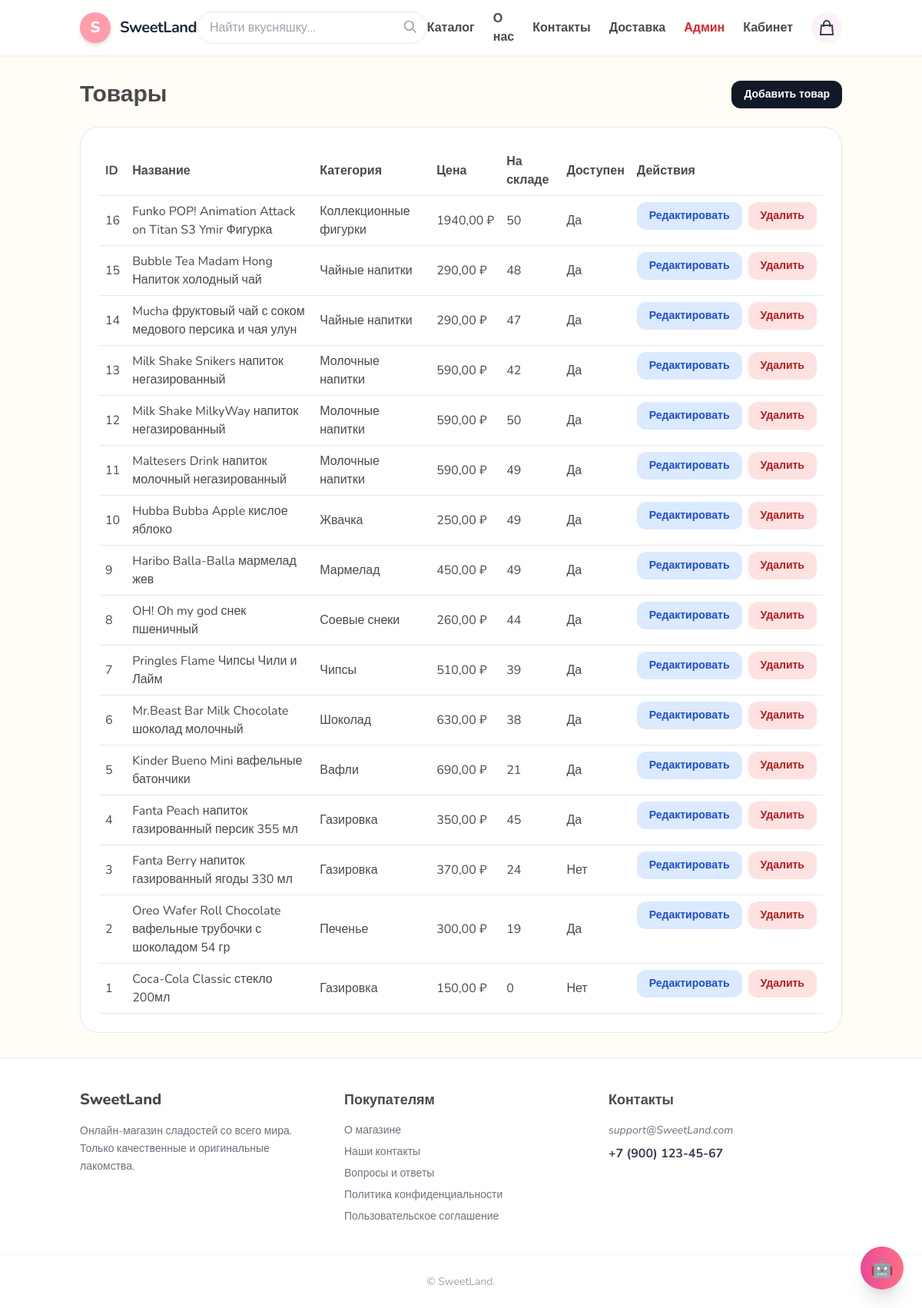
The page /store/admin/products/ (signed in) on the database as committed earlier.
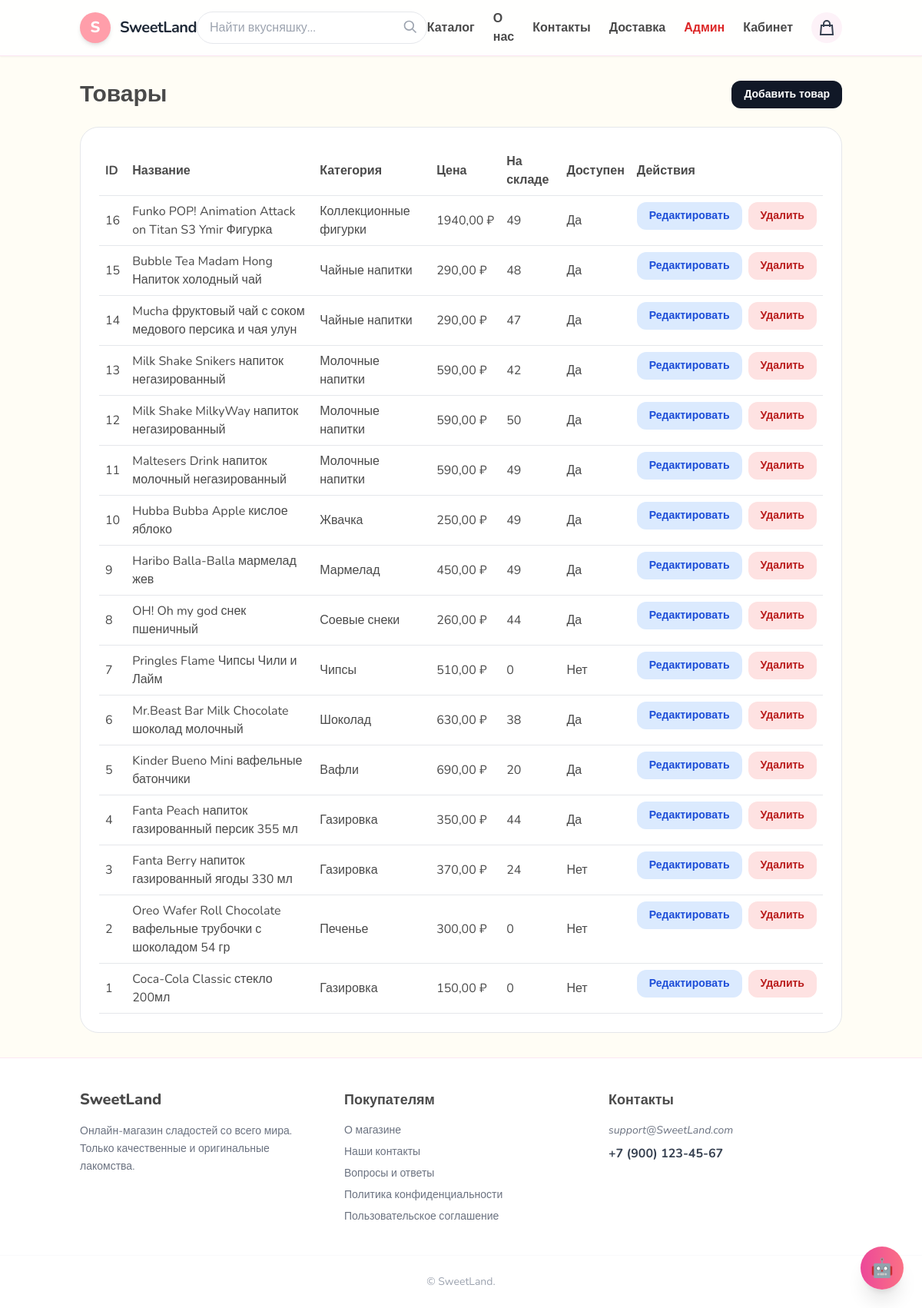
The same page on the database as committed later.
### store/models.py (models this page shows, shortened)
class Product(models.Model):
    name = models.CharField("Название", max_length=255)
    slug = models.SlugField("Slug", max_length=255, unique=True, db_index=True)
    category = models.ForeignKey(
        "SubCategory",
        on_delete=models.CASCADE,
        related_name="products"
    )
    description = models.TextField("Описание", blank=True)
    price = models.DecimalField("Цена", max_digits=10, decimal_places=2)
    stock = models.PositiveIntegerField("Количество на складе", default=0)
    weight = models.PositiveIntegerField("Вес (г)", default=0)
    image = models.ImageField(upload_to="products/", blank=True, null=True)
    available = models.BooleanField("Доступен", default=True)
    created = models.DateTimeField(auto_now_add=True)
    class Meta:
        ordering = ["id"]

class SubCategory(models.Model):
    category = models.ForeignKey(
        Category,
        related_name="subcategories",
        on_delete=models.CASCADE
    )
    name = models.CharField("Название подкатегории", max_length=100)
    slug = models.SlugField(unique=True)
    class Meta:
        verbose_name = "Подкатегория"
        verbose_name_plural = "Подкатегории"

### store/views.py (the view)
# urls.py: path("admin/products/", views.admin_products, name="admin_products"),
@staff_required
def admin_products(request):
    products = Product.objects.all().order_by('-id')
    return render(request, "store/admin/products.html", {"products": products})

### cart/cart.py (called while the page is built)
    def __len__(self):
        return sum(item["quantity"] for item in self.cart.values())

### cart/context_processors.py (called while the page is built)
def cart_counter(request):
    cart = Cart(request)
    return {"cart_counter": len(cart)}

### store/context_processors.py (called while the page is built)
def categories_processor(request):
    return {
        "categories": Category.objects.all()
    }

### store/views.py (called while the page is built)
def staff_required(view_func):
    return user_passes_test(lambda u: u.is_staff, login_url='users:login')(view_func)

### templates/store/admin/products.html
{% extends "base.html" %}
{% block content %}
<div class="max-w-6xl mx-auto space-y-6">
  <div class="flex justify-between items-center">
    <h1 class="text-3xl font-black">Товары</h1>
    <a href="{% url 'store:admin_add_product' %}" class="px-4 py-2 rounded-xl bg-gray-900 text-white font-bold hover:bg-pink-500 transition text-sm">
      Добавить товар
    </a>
  </div>
  <div class="bg-white border rounded-3xl p-6 space-y-4">
    <table class="w-full text-left table-auto">
      <thead>
        <tr class="border-b">
          <th class="p-2">ID</th>
          <th class="p-2">Название</th>
          <th class="p-2">Категория</th>
          <th class="p-2">Цена</th>
          <th class="p-2">На складе</th>
          <th class="p-2">Доступен</th>
          <th class="p-2">Действия</th>
        </tr>
      </thead>
      <tbody>
        {% for product in products %}
        <tr class="border-b">
          <td class="p-2">{{ product.id }}</td>
          <td class="p-2">{{ product.name }}</td>
          <td class="p-2">{{ product.category.name }}</td>
          <td class="p-2">{{ product.price }}&nbsp;₽</td>
          <td class="p-2">{{ product.stock }}</td>
          <td class="p-2">{% if product.available %}Да{% else %}Нет{% endif %}</td>
          <td class="p-2 flex gap-2">
            <a href="{% url 'store:admin_edit_product' product.id %}" class="px-4 py-2 rounded-xl bg-blue-100 text-blue-700 text-sm font-bold hover:bg-blue-200">Редактировать</a>
            <a href="{% url 'store:admin_delete_product' product.id %}" onclick="return confirm('Удалить товар?')" class="px-4 py-2 rounded-xl bg-red-100 text-red-700 text-sm font-bold hover:bg-red-200">Удалить</a>
          </td>
        </tr>
        {% empty %}
        <tr>
          <td colspan="7" class="text-center p-4 text-gray-400">Товаров нет</td>
        </tr>
        {% endfor %}
      </tbody>
    </table>
  </div>
</div>
{% endblock %}

Rows that differ between the two databases and show on the page:
changed Product "Funko POP! Animation Attack on Titan S3 Ymir Фигурка": stock "50" → "49"
changed Product "Pringles Flame Чипсы Чили и Лайм": stock "39" → "0"; available "Да" → "Нет"
changed Product "Kinder Bueno Mini вафельные батончики": stock "21" → "20"
changed Product "Fanta Peach напиток газированный персик 355 мл": stock "45" → "44"
changed Product "Oreo Wafer Roll Chocolate вафельные трубочки с шоколадом 54 гр": stock "19" → "0"; available "Да" → "Нет"
